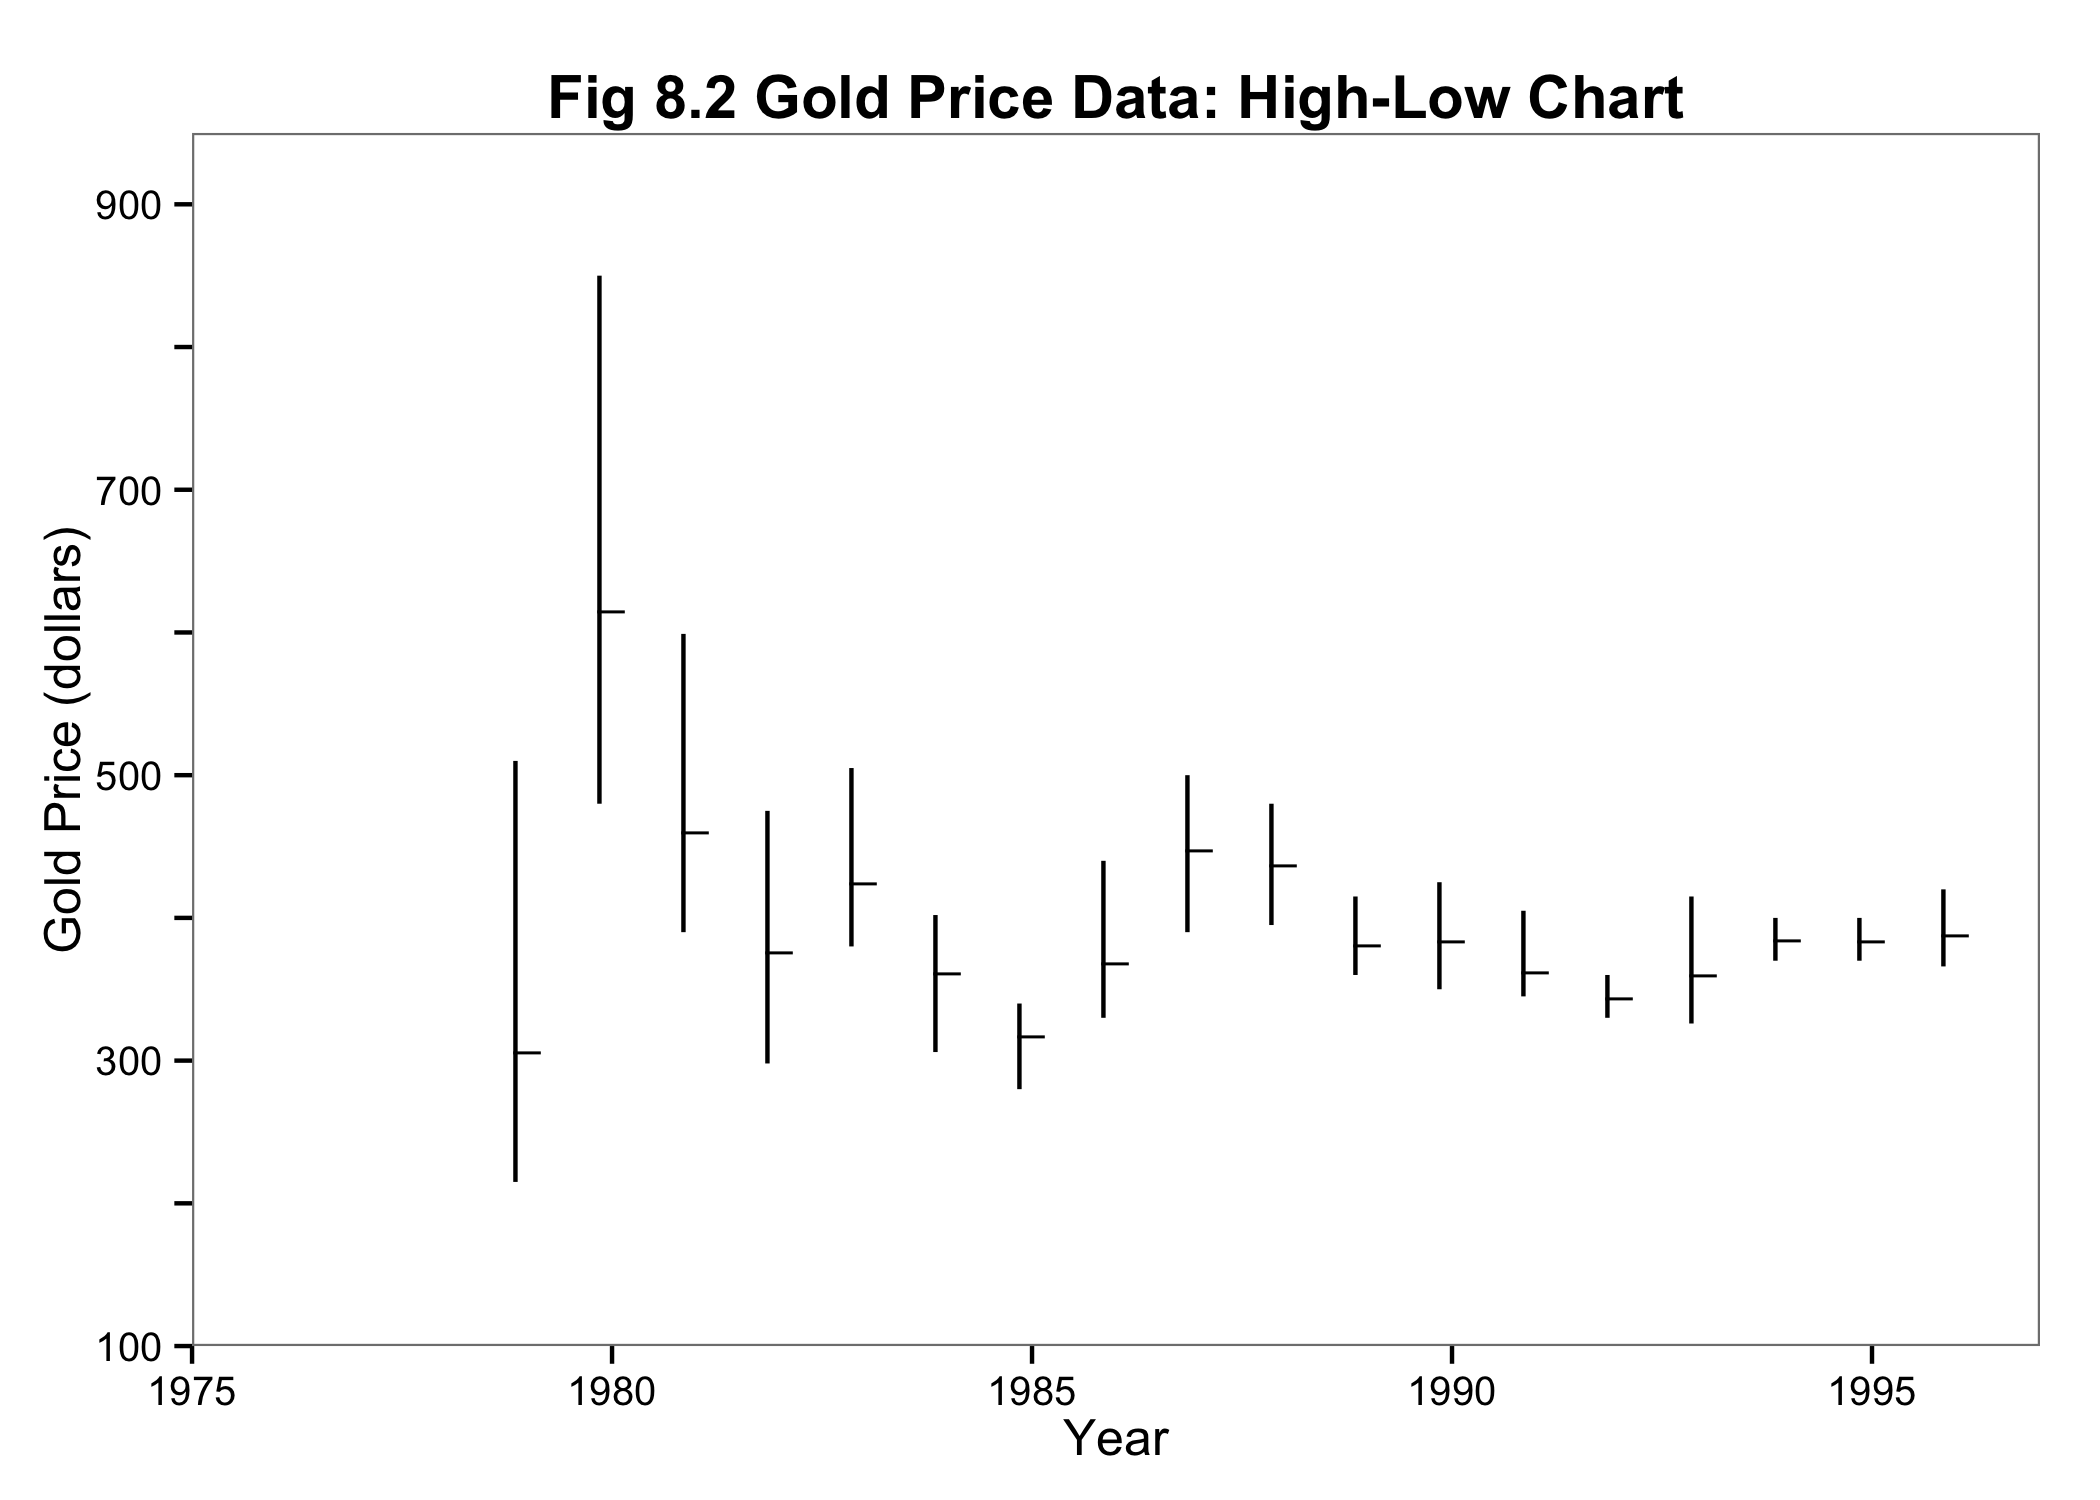

R code for this plot:
library(ggplot2)

this_base <- "fig08-02_gold-price-data-high-low-chart"

my_data <- data.frame( 
  Year = 1979:1996,
  Average = c(306, 615, 460, 376, 424, 361, 317, 368, 447, 437, 381, 
              383.51, 362.11, 343.82, 359.77, 384, 383.79, 387.81),
  High = c(510, 850, 599, 475, 505, 402, 340, 440, 500, 480,
           415, 425, 405, 360, 415, 400, 400, 420),
  Low = c(215, 480, 390, 298, 380, 306, 280, 330, 390, 395, 360,
          350, 345, 330, 326, 370, 370, 366))

p <- ggplot(my_data, aes(x = Year, y = Average)) +
  geom_point(shape = 95, size = 4) + 
  geom_segment(aes(x = Year - 0.15, xend = Year - 0.15,
                   y = Low, yend = High), hjust = 4) +
  scale_x_continuous(breaks = seq(1975, 1995, 5), limits = c(1975, 1997),
                     expand = c(0, 0)) +
  scale_y_continuous(breaks = seq(100, 900, 100), limits = c(100, 950),
                     expand = c(0, 0),
                     labels = c(100, "", 300, "", 500, "", 700, "", 900)) +
  labs(x = "Year", y = "Gold Price (dollars)") + 
  ggtitle("Fig 8.2 Gold Price Data: High-Low Chart") +
  theme_bw() +
  theme(panel.grid.major = element_blank(),
        panel.grid.minor = element_blank(),
        plot.title = element_text(size = rel(1.2), face = "bold"))

p

ggsave(paste0(this_base, ".png"), 
       p, width = 7, height = 5)
